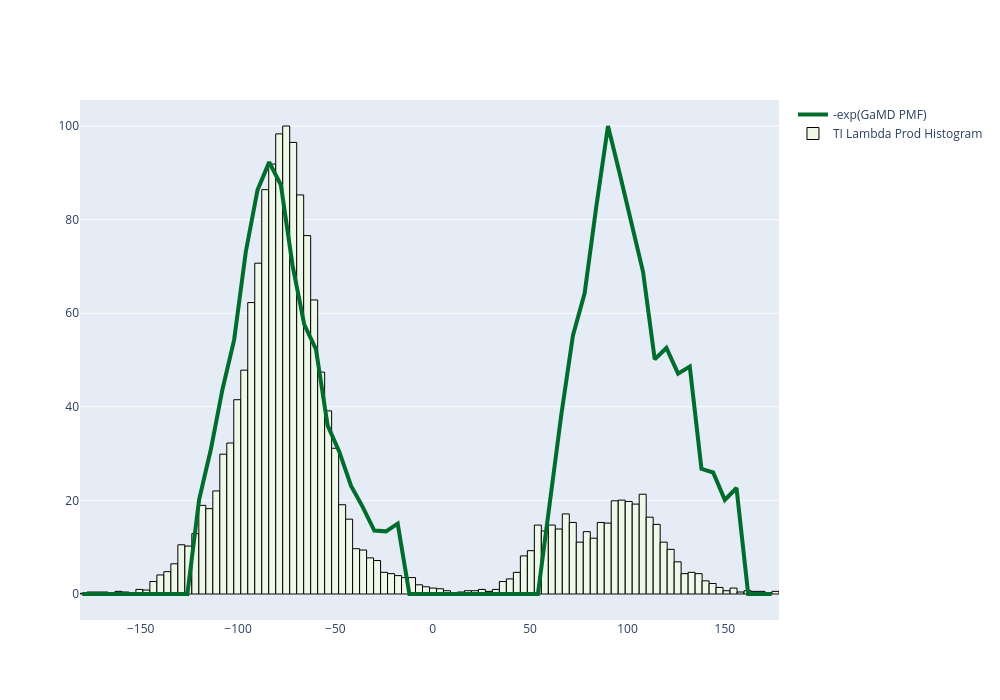

Write notebook code for a chart like this one.
### Markdown cell above
### Comparing the TI rotamer sampling with the GaMD pmf (bound state)

The RF model tells us that the most energetically influential features to DV/DL is "F86_chi2" aka Ag-F86 side chain rotamer chi2. We used GaMD on the WT hu4d5-5 complex to obtain enhanced sampling data for this end state. Then, we used PyReweighting-1D to generate a 1-D PMF of Ag-F86 chi2 to give us an idea of the ideal sampling of this energetically influential feature. Finally, we plot the Ag-F86 chi2 rotamer explored during TI overlaid onto the GaMD pmf to probe the quality of sampling during TI.

As we can see, the ratio between the two microstates during TI is a different one than what is suggested by the GaMD free energy profile.

### Code cell
os.chdir("../../gamd_pmfs/VH-Y100aA")
f86_c2 = get_pmf(
    "pmf-c2-F86c2_conv_300ns.dat.xvg"
)

fig = plot_pmf_TI_1D_fig(f86_c2, geom_dvdls, "F86_chi2", scaler=100, bins=100)
fig.update_layout(
    width=1000,
    height=700
).show(renderer="jupyterlab")

# computing the relative areas of either microstate
a1 = f86_c2[f86_c2["X"] < 12]["pop"].sum()
a2 = f86_c2[f86_c2["X"] > 12]["pop"].sum()
a1_prop = a1/(a1 + a2)
a2_prop = a2/(a1 + a2)
